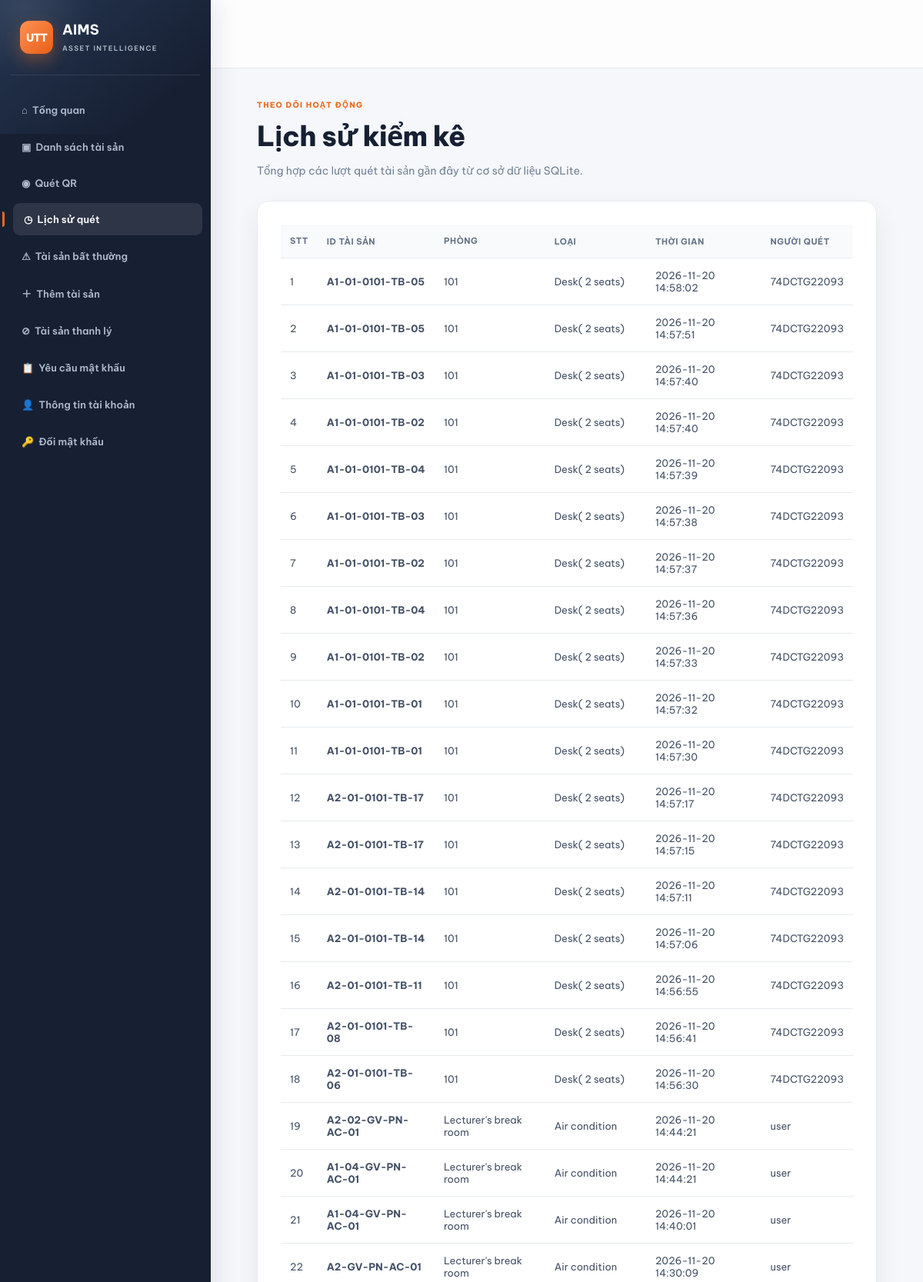
/history (signed in, upper part), run on the app's committed database.
### tables this page shows
CREATE TABLE scan_history (
        id INTEGER PRIMARY KEY AUTOINCREMENT,
        user TEXT,
        asset_id TEXT,
        room TEXT,
        type TEXT,
        time TEXT
    );

### app.py (the view)
        def decorated(*args, **kwargs):
            if "username" not in session:
                return redirect("/login")
            if session.get("role") not in roles:
                return render_template("no_permission.html"), 403
            return func(*args, **kwargs)

### app.py (called while the page is built, shortened)
def get_db():
    conn = sqlite3.connect(DB_PATH)
    conn.row_factory = sqlite3.Row
    return conn

@app.before_request
def expire_login_session():
    if "username" not in session:
        return None
    if (session.get("role") or "").strip().lower() != "user":
        return None

def require_role(roles):
    def wrapper(func):
        def decorated(*args, **kwargs):
            if "username" not in session:
                return redirect("/login")
            if session.get("role") not in roles:
                return render_template("no_permission.html"), 403
            return func(*args, **kwargs)
        decorated.__name__ = func.__name__
        return decorated
    return wrapper

@app.route("/history")
@require_role(["admin", "manager"])
def history():
    with get_db() as conn:
        rows = conn.execute("SELECT * FROM scan_history ORDER BY id DESC").fetchall()
        history_list = [dict(r) for r in rows]
    return render_template("history.html", history=history_list)

### templates/history.html (shortened to what this page needs)
<!DOCTYPE html>
<html lang="vi">
<head>
  <link rel="stylesheet" href="{{ url_for('static', filename='app.css') }}">
</head>
<body>
<div class="app-shell">
<aside class="sidebar">
  <div class="brand">
    <span class="brand-mark">UTT</span>
    <span class="brand-copy"><strong>AIMS</strong><small>ASSET INTELLIGENCE</small></span>
  </div>
  <a href="/">⌂ &nbsp;Tổng quan</a>
  <a href="/assets">▣ &nbsp;Danh sách tài sản</a>
  <a href="/scan">◉ &nbsp;Quét QR</a>
  <a class="active" href="/history">◷ &nbsp;Lịch sử quét</a>
  <a href="/abnormal">⚠ &nbsp;Tài sản bất thường</a>
  {% if session.role in ['admin', 'manager'] %}
  <a href="/asset/add">＋ &nbsp;Thêm tài sản</a>
  <a href="/liquidated-assets">⊘ &nbsp;Tài sản thanh lý</a>
  <a href="/password-requests">📋 &nbsp;Yêu cầu mật khẩu</a>
  {% endif %}
  <a href="/profile">👤 &nbsp;Thông tin tài khoản</a>
  <a href="/change-password">🔑 &nbsp;Đổi mật khẩu</a>
</aside>
<main class="content">
  <p class="page-eyebrow">Theo dõi hoạt động</p>
  <h1>Lịch sử kiểm kê</h1>
  <p class="subtitle">Tổng hợp các lượt quét tài sản gần đây từ cơ sở dữ liệu SQLite.</p>
  <section class="card">
    <div class="table-wrap">
      <table>
        <thead>
          <tr>
            <th>STT</th>
            <th>ID tài sản</th>
            <th>Phòng</th>
            <th>Loại</th>
            <th>Thời gian</th>
            <th>Người quét</th>
          </tr>
        </thead>
        <tbody>
          {% for h in history %}
          <tr>
            <td>{{ loop.index }}</td>
            <td><strong>{{ h.asset_id }}</strong></td>
            <td>{{ h.room }}</td>
            <td>{{ h.type }}</td>
            <td>{{ h.time }}</td>
            <td>{{ h.user }}</td>
          </tr>
          {% else %}
          <tr>
            <td colspan="6" class="empty">Chưa có dữ liệu quét.</td>
          </tr>
          {% endfor %}
        </tbody>
      </table>
    </div>
  </section>
</main>
</div>
</body>
</html>

### static/app.css (style rules this page uses)
:root { --orange:#ee6a24;--orange-light:#fff0e8;--orange-dark:#c84d0d;--ink:#172033;--muted:#718096;--line:#e6ebf1;--paper:#fff;--surface:#f5f7fa;--navy:#172033;--success:#1f9d68;--danger:#e14b4b;--shadow:0 14px 34px rgba(31,43,62,.07) }
* { box-sizing:border-box }
body { margin:0;font-family:"Be Vietnam Pro","Segoe UI",Arial,sans-serif;color:var(--ink);background:var(--surface) }
a { transition:color .2s ease,background .2s ease,transform .2s ease,box-shadow .2s ease }
.app-shell { min-height:100vh }
.sidebar { width:274px;min-height:100vh;background:#172033;color:#fff;position:fixed;inset:0 auto 0 0;padding:27px 14px 18px;display:flex;flex-direction:column;box-shadow:10px 0 28px rgba(18,29,47,.08);z-index:5 }
.sidebar:before { content:"";position:absolute;inset:0 0 auto;height:174px;background:radial-gradient(circle at 12% 7%,rgba(255,255,255,.09),transparent 31%),linear-gradient(140deg,#243550,#172033 76%);pointer-events:none }
.brand { position:relative;display:flex;align-items:center;gap:12px;padding:0 12px 27px;border-bottom:1px solid rgba(255,255,255,.10);margin-bottom:21px }
.brand-mark { width:43px;height:43px;background:linear-gradient(135deg,#ff9155,#e85e16);border-radius:12px;display:grid;place-items:center;color:white;font-weight:800;font-size:14px;letter-spacing:-1px;box-shadow:0 8px 20px rgba(242,106,33,.35) }
.brand-copy strong { display:block;font-size:18px;letter-spacing:.2px }
.brand-copy small { color:#aeb9c9;font-size:9px;letter-spacing:1.35px;font-weight:600 }
.sidebar a { position:relative;color:#aebacc;text-decoration:none;border-radius:9px;padding:12px 14px;margin:3px 0;font-size:13px;font-weight:600;letter-spacing:.05px }
.sidebar a:hover,.sidebar a.active { color:#fff;background:rgba(255,255,255,.095);transform:translateX(3px) }
.sidebar a.active:before { content:"";position:absolute;left:-14px;top:11px;bottom:11px;width:3px;border-radius:0 3px 3px 0;background:var(--orange) }
.content { margin-left:274px;padding:0 clamp(24px,5vw,74px) 54px;min-height:100vh }
.content:before { content:"";display:block;height:88px;margin:0 calc(clamp(24px,5vw,74px) * -1);background:rgba(255,255,255,.78);border-bottom:1px solid var(--line) }
.page-eyebrow { text-transform:uppercase;letter-spacing:1.25px;color:var(--orange);font-size:10px;font-weight:800;margin:40px 0 9px }
.content h1,.content h2 { margin:0;color:var(--ink);letter-spacing:-.7px }
.content h1 { font-size:clamp(29px,3vw,38px);font-weight:800 }
.subtitle { margin:9px 0 26px;color:var(--muted);font-size:14px;line-height:1.75 }
.card { background:var(--paper);border:1px solid var(--line);padding:30px;border-radius:16px;box-shadow:var(--shadow);animation:rise .45s ease both }
table { width:100%;border-collapse:collapse;font-size:13px }
th,td { padding:14px 12px;border-bottom:1px solid var(--line);text-align:left;vertical-align:middle }
th { background:#f8fafc;color:#647287;font-size:11px;text-transform:uppercase;letter-spacing:.55px;white-space:nowrap }
tr { transition:background .18s }
td { color:#435065 }
.table-wrap { overflow-x:auto }

### data on the page
scan_history: asset_id "A1-01-0101-TB-05", room "101", type "Desk( 2 seats)", time "2026-11-20 14:58:02", user "74DCTG22093"
scan_history: asset_id "A1-01-0101-TB-05", room "101", type "Desk( 2 seats)", time "2026-11-20 14:57:51", user "74DCTG22093"
scan_history: asset_id "A1-01-0101-TB-03", room "101", type "Desk( 2 seats)", time "2026-11-20 14:57:40", user "74DCTG22093"
scan_history: asset_id "A1-01-0101-TB-02", room "101", type "Desk( 2 seats)", time "2026-11-20 14:57:40", user "74DCTG22093"
scan_history: asset_id "A1-01-0101-TB-04", room "101", type "Desk( 2 seats)", time "2026-11-20 14:57:39", user "74DCTG22093"
scan_history: asset_id "A1-01-0101-TB-03", room "101", type "Desk( 2 seats)", time "2026-11-20 14:57:38", user "74DCTG22093"
scan_history: asset_id "A1-01-0101-TB-02", room "101", type "Desk( 2 seats)", time "2026-11-20 14:57:37", user "74DCTG22093"
scan_history: asset_id "A1-01-0101-TB-04", room "101", type "Desk( 2 seats)", time "2026-11-20 14:57:36", user "74DCTG22093"
scan_history: asset_id "A1-01-0101-TB-02", room "101", type "Desk( 2 seats)", time "2026-11-20 14:57:33", user "74DCTG22093"
scan_history: asset_id "A1-01-0101-TB-01", room "101", type "Desk( 2 seats)", time "2026-11-20 14:57:32", user "74DCTG22093"
scan_history: asset_id "A1-01-0101-TB-01", room "101", type "Desk( 2 seats)", time "2026-11-20 14:57:30", user "74DCTG22093"
scan_history: asset_id "A2-01-0101-TB-17", room "101", type "Desk( 2 seats)", time "2026-11-20 14:57:17", user "74DCTG22093"
scan_history: asset_id "A2-01-0101-TB-17", room "101", type "Desk( 2 seats)", time "2026-11-20 14:57:15", user "74DCTG22093"
scan_history: asset_id "A2-01-0101-TB-14", room "101", type "Desk( 2 seats)", time "2026-11-20 14:57:11", user "74DCTG22093"
scan_history: asset_id "A2-01-0101-TB-14", room "101", type "Desk( 2 seats)", time "2026-11-20 14:57:06", user "74DCTG22093"
scan_history: asset_id "A2-01-0101-TB-11", room "101", type "Desk( 2 seats)", time "2026-11-20 14:56:55", user "74DCTG22093"
scan_history: asset_id "A2-01-0101-TB-08", room "101", type "Desk( 2 seats)", time "2026-11-20 14:56:41", user "74DCTG22093"
scan_history: asset_id "A2-01-0101-TB-06", room "101", type "Desk( 2 seats)", time "2026-11-20 14:56:30", user "74DCTG22093"
scan_history: asset_id "A2-02-GV-PN-AC-01", room "Lecturer's break room", type "Air condition", time "2026-11-20 14:44:21", user "user"
scan_history: asset_id "A1-04-GV-PN-AC-01", room "Lecturer's break room", type "Air condition", time "2026-11-20 14:44:21", user "user"
scan_history: asset_id "A1-04-GV-PN-AC-01", room "Lecturer's break room", type "Air condition", time "2026-11-20 14:40:01", user "user"
scan_history: asset_id "A2-GV-PN-AC-01", room "Lecturer's break room", type "Air condition", time "2026-11-20 14:30:09", user "user"
